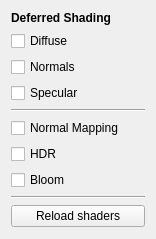
<?xml version="1.0" encoding="UTF-8"?>
<ui version="4.0">
 <class>RenderingWidget</class>
 <widget class="QWidget" name="RenderingWidget">
  <property name="geometry">
   <rect>
    <x>0</x>
    <y>0</y>
    <width>156</width>
    <height>239</height>
   </rect>
  </property>
  <property name="windowTitle">
   <string>Form</string>
  </property>
  <layout class="QVBoxLayout" name="verticalLayout">
   <item>
    <widget class="QLabel" name="labelRendering">
     <property name="text">
      <string>&lt;b&gt;Deferred Shading&lt;/b&gt;</string>
     </property>
    </widget>
   </item>
   <item>
    <widget class="QCheckBox" name="boxDiffuseR">
     <property name="text">
      <string>Diffuse</string>
     </property>
    </widget>
   </item>
   <item>
    <widget class="QCheckBox" name="boxNormalsR">
     <property name="text">
      <string>Normals</string>
     </property>
    </widget>
   </item>
   <item>
    <widget class="QCheckBox" name="boxSpecularR">
     <property name="text">
      <string>Specular</string>
     </property>
    </widget>
   </item>
   <item>
    <widget class="Line" name="lineRendering1">
     <property name="orientation">
      <enum>Qt::Horizontal</enum>
     </property>
    </widget>
   </item>
   <item>
    <widget class="QCheckBox" name="boxNormalMapping">
     <property name="text">
      <string>Normal Mapping</string>
     </property>
    </widget>
   </item>
   <item>
    <widget class="QCheckBox" name="boxHDR">
     <property name="text">
      <string>HDR</string>
     </property>
    </widget>
   </item>
   <item>
    <widget class="QCheckBox" name="boxBloom">
     <property name="text">
      <string>Bloom</string>
     </property>
    </widget>
   </item>
   <item>
    <widget class="Line" name="lineRendering2">
     <property name="orientation">
      <enum>Qt::Horizontal</enum>
     </property>
    </widget>
   </item>
   <item>
    <widget class="QPushButton" name="buttonRendering">
     <property name="text">
      <string>Reload shaders</string>
     </property>
    </widget>
   </item>
   <item>
    <spacer name="verticalSpacer">
     <property name="orientation">
      <enum>Qt::Vertical</enum>
     </property>
     <property name="sizeHint" stdset="0">
      <size>
       <width>20</width>
       <height>40</height>
      </size>
     </property>
    </spacer>
   </item>
  </layout>
 </widget>
 <resources/>
 <connections/>
</ui>
